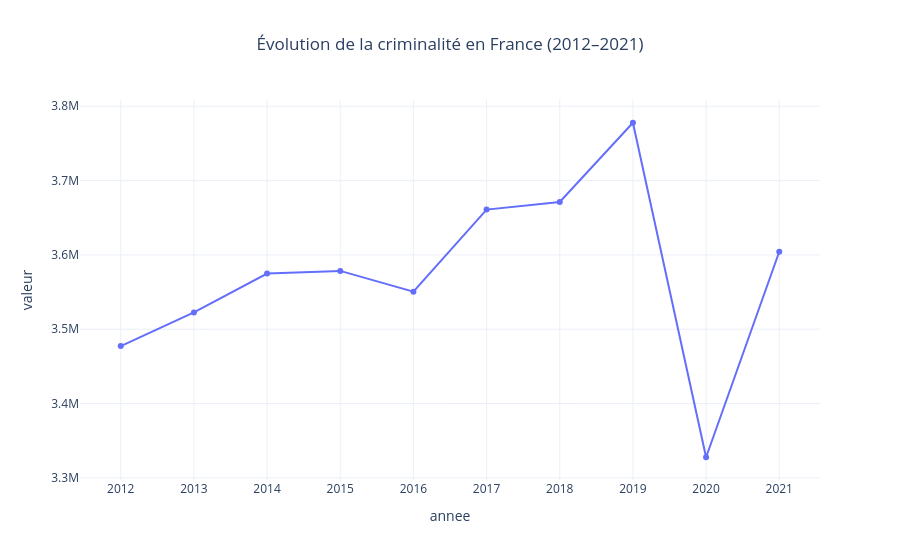

The notebook cell saved with this chart:
### Code cell
fig = px.line(
    df_year,
    x="annee",
    y="valeur",
    title="Évolution de la criminalité en France (2012–2021)",
    markers=True
)

fig.update_layout(
    title_x=0.5,
    template="plotly_white"
)

fig.show()

### Figure 1 — Plotly figure (JSON) as saved in the notebook; plotly's stock layout.template omitted (floating-point values rounded to 4 significant figures)
{"data": [{"hovertemplate": "annee=%{x}<br>valeur=%{y}<extra></extra>", "legendgroup": "", "line": {"color": "#636efa", "dash": "solid"}, "marker": {"symbol": "circle"}, "mode": "lines+markers", "name": "", "orientation": "v", "showlegend": false, "type": "scatter", "x": ["2012", "2013", "2014", "2015", "2016", "2017", "2018", "2019", "2020", "2021"], "xaxis": "x", "y": [3477000.0, 3523000.0, 3575000.0, 3578000.0, 3551000.0, 3661000.0, 3671000.0, 3778000.0, 3328000.0, 3604000.0], "yaxis": "y"}], "layout": {"legend": {"tracegroupgap": 0}, "title": {"text": "Évolution de la criminalité en France (2012–2021)", "x": 0.5}, "xaxis": {"anchor": "y", "domain": [0, 1], "title": {"text": "annee"}}, "yaxis": {"anchor": "x", "domain": [0, 1], "title": {"text": "valeur"}}}}
